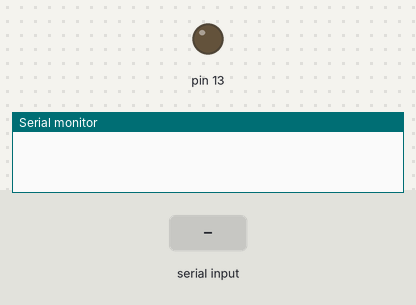
This sketch was run on a simulated Arduino Uno, built with avr-gcc and run on an emulated ATmega328P. Parts: output pins drawn as LEDs (lit = HIGH), the last lines printed to the serial monitor. The inputs (shaded band) are chosen by the test bench.

Above: at 1.2 s.
1.3 s: "1" received over Serial
At 3.2 s:
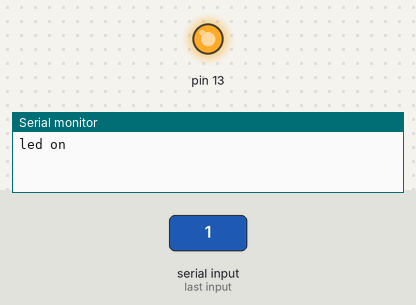
3.5 s: "2" received over Serial
At 4.8 s:
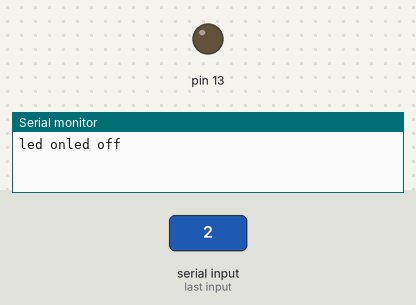
Timing chart, 0 to 6.5 s (numbered marks = the images above; inputs shaded):
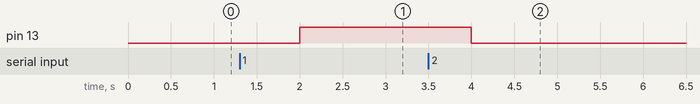

The sketch:

serial.ino
```cpp
void setup() {
  Serial.begin(9600); //baud rate
  pinMode(13, OUTPUT) ;
}

void loop() {
  char c = Serial.read();
//  c=c+1;
//  if  (c != 0){
//    Serial.println(c);
//  }
if (c==49){
  Serial.write("led on");
  digitalWrite(13, HIGH);
}
if (c==50){
  Serial.write("led off");
  digitalWrite(13, LOW);
}
  delay(1000);
}
```

Measured:
- after the input at 1.3 s, pin 13: LOW → HIGH after 0.70 s
- after the input at 3.5 s, pin 13: HIGH → LOW after 0.50 s
